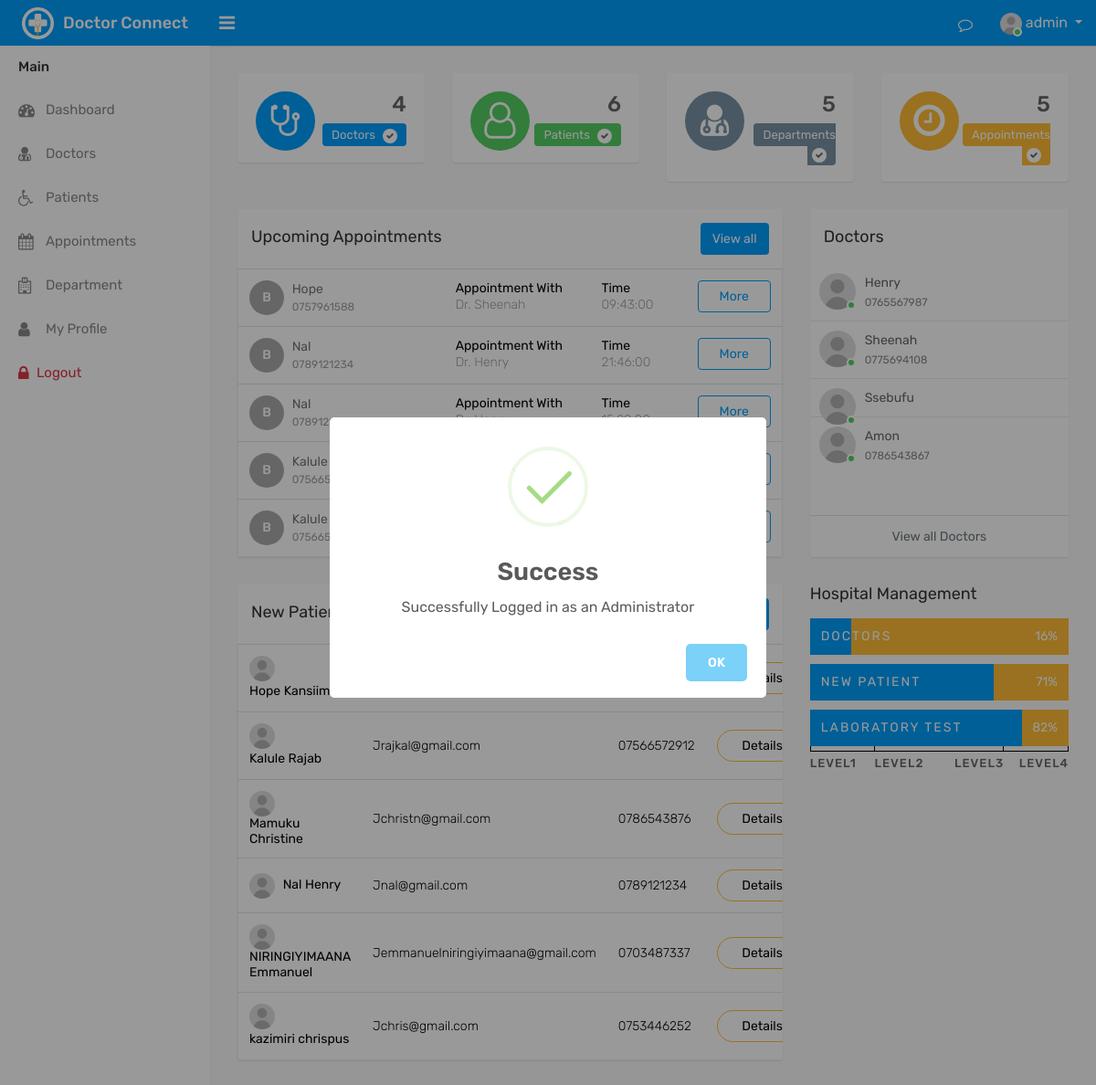
Screenshot of /?view=dashboard (signed in) with the database file from the repository.
### tables this page shows
CREATE TABLE `appointments` (
  `appointment_id` int(11) NOT NULL,
  `patient_id` int(11) NOT NULL,
  `doctor_id` int(11) NOT NULL,
  `appointment_date` date NOT NULL,
  `appointment_message` text NOT NULL,
  `appointment_status` varchar(100) NOT NULL DEFAULT 'pending',
  `appointment_time` time NOT NULL,
  `appointment_create_date` timestamp NOT NULL DEFAULT current_timestamp()
);

CREATE TABLE `patients` (
  `patient_id` int(11) NOT NULL,
  `patient_first_name` varchar(255) NOT NULL,
  `patient_last_name` varchar(255) NOT NULL,
  `patient_email` varchar(255) NOT NULL,
  `patient_contact` varchar(255) NOT NULL,
  `patient_gender` varchar(11) DEFAULT 'm',
  `patient_profile_image` varchar(255) NOT NULL DEFAULT 'user.jpg',
  `patient_password` varchar(255) NOT NULL,
  `patient_create_date` timestamp NOT NULL DEFAULT current_timestamp()
);

CREATE TABLE `doctors` (
  `doctor_id` int(11) NOT NULL,
  `doctor_first_name` varchar(255) NOT NULL,
  `doctor_email` varchar(255) NOT NULL,
  `doctor_contact` varchar(100) NOT NULL,
  `doctor_last_name` varchar(255) NOT NULL,
  `doctor_gender` varchar(100) NOT NULL DEFAULT 'm',
  `status` varchar(255) NOT NULL DEFAULT 'active',
  `doctor_biography` text NOT NULL DEFAULT '""',
  `profile_image` varchar(255) NOT NULL DEFAULT 'user.jpg',
  `department_id` int(11) NOT NULL,
  `doctor_password` varchar(255) NOT NULL,
  `doctor_create_date` timestamp NOT NULL DEFAULT current_timestamp()
);

### backend/db/db.php (called while the page is built)
<?php
class DB{
   public static   $db = null;
   public static function getConnection(){
      try{
      $host = "localhost";
      $dbname  = "hospital";
      DB::$db = new PDO("mysql:host=$host;dbname=$dbname","admin","admin");
      DB::$db->setAttribute(PDO::ATTR_ERRMODE,PDO::ERRMODE_EXCEPTION);
      }catch(Exception $e){
         print_r($e->getMessage());
      }
      return DB::$db;
   }
}

### backend/controllers/doctors_controller.php (called while the page is built, shortened)
<?php
function getDoctors(){
     return DB::getConnection()->query("SELECT doctors.*,departments.*,avg(ratings.rating_value) as rating FROM doctors
     join departments on departments.department_id=doctors.department_id
     left join ratings on ratings.doctor_id=doctors.doctor_id group by(doctors.doctor_id)
     ")->fetchAll();
}

### routes/routes.php (called while the page is built, shortened)
<?php
$view = "";
require("backend/db/db.php");
require("backend/controllers/doctors_controller.php");
require("backend/controllers/patients_controller.php");
require("backend/controllers/dept_controller.php");
require("backend/controllers/apt_controller.php");
if(isset($_GET["view"])){
  $view = $_GET["view"];
}
if($view=="dashboard"){
  $doctors = getDoctors();
  $patients = getPatients();
  $appointments = getApts($_GET);
  $depts = getDepts($_GET);
}

### backend/controllers/patients_controller.php (called while the page is built, shortened)
<?php
function getPatients(){
     return DB::getConnection()->query("SELECT * FROM patients")->fetchAll();
}

### backend/controllers/dept_controller.php (called while the page is built, shortened)
<?php
function getDepts(){
     return DB::getConnection()->query("SELECT * FROM departments")->fetchAll();
}

### backend/controllers/apt_controller.php (called while the page is built, shortened)
<?php
function getApts(array $request){
    $query_append="";
     return DB::getConnection()->query("SELECT * FROM appointments
     join doctors on doctors.doctor_id=appointments.doctor_id
     join departments on doctors.department_id=departments.department_id
     join patients on patients.patient_id=appointments.patient_id $query_append")->fetchAll();
}

### views/dashboard.php (the view, shortened to what this page needs)
    <div class="page-wrapper">
        <div class="content">
            <div class="row">
                <div class="col-md-6 col-sm-6 col-lg-6 col-xl-3">
                    <div class="dash-widget">
			<span class="dash-widget-bg1"><i class="fa fa-stethoscope" aria-hidden="true"></i></span>
			<div class="dash-widget-info text-right">
				<h3><?php echo count($doctors) ?></h3>
				<span class="widget-title1">Doctors <i class="fa fa-check" aria-hidden="true"></i></span>
			</div>
                    </div>
                </div>
                <div class="col-md-6 col-sm-6 col-lg-6 col-xl-3">
                    <div class="dash-widget">
                        <span class="dash-widget-bg2"><i class="fa fa-user-o"></i></span>
                        <div class="dash-widget-info text-right">
                        <h3><?php echo count($patients) ?></h3>
                            <span class="widget-title2">Patients <i class="fa fa-check" aria-hidden="true"></i></span>
                        </div>
                    </div>
                </div>
                <div class="col-md-6 col-sm-6 col-lg-6 col-xl-3">
                    <div class="dash-widget">
                        <span class="dash-widget-bg3"><i class="fa fa-user-md" aria-hidden="true"></i></span>
                        <div class="dash-widget-info text-right">
                            <h3><?php echo count($depts) ?></h3>
                            <span class="widget-title3">Departments <i class="fa fa-check" aria-hidden="true"></i></span>
                        </div>
                    </div>
                </div>
                <div class="col-md-6 col-sm-6 col-lg-6 col-xl-3">
                    <div class="dash-widget">
                        <span class="dash-widget-bg4"><i class="fa fa-clock-o" aria-hidden="true"></i></span>
                        <div class="dash-widget-info text-right">
                        <h3><?php echo count($appointments) ?></h3>
                            <span class="widget-title4">Appointments <i class="fa fa-check" aria-hidden="true"></i></span>
                        </div>
                    </div>
                </div>
            </div>
<div class="row">
	<div class="col-12 col-md-6 col-lg-8 col-xl-8">
		<div class="card" style="min-height:300px ;">
			<div class="card-header">
				<h4 class="card-title d-inline-block">Upcoming Appointments</h4> <a href="?view=appointments" class="btn btn-primary float-right">View all</a>
			</div>
			<div class="card-body p-0">
				<div class="table-responsive">
					<table class="table mb-0">
						<tbody>
                                    <?php foreach($appointments as $appointment):?>
							<tr>
								<td style="min-width: 200px;">
									<a class="avatar" href="profile.html">B</a>
									<h2><a href="profile.html"><?php echo $appointment["patient_first_name"] ?><span><?php echo $appointment["patient_contact"] ?></span></a></h2>
								</td>
								<td>
									<h5 class="time-title p-0">Appointment With</h5>
									<p>Dr. <?php echo $appointment["doctor_first_name"] ?></p>
								</td>
								<td>
									<h5 class="time-title p-0">Time</h5>
									<p><?php echo $appointment["appointment_time"] ?></p>
								</td>
								<td class="text-right">
									<a href="?view=appointments" class="btn btn-outline-primary take-btn">More</a>
								</td>
							</tr>
                                        <?php endforeach ?>
						</tbody>
					</table>
				</div>
			</div>
		</div>
	</div>
                <div class="col-12 col-md-6 col-lg-4 col-xl-4">
                    <div class="card member-panel">
			<div class="card-header bg-white">
				<h4 class="card-title mb-0">Doctors</h4>
			</div>
                        <div class="card-body">
                            <ul class="contact-list">
                            <?php foreach($doctors as $doctor):?>
                                <li>
                                    <div class="contact-cont">
                                        <div class="float-left user-img m-r-10">
                                            <a href="profile.html" title="John Doe"><img src="assets/img/user.jpg" alt="" class="w-40 rounded-circle"><span class="status online"></span></a>
                                        </div>
                                        <div class="contact-info">
                                            <span class="contact-name text-ellipsis"><?php echo $doctor["doctor_first_name"] ?></span>
                                            <span class="contact-date"><?php echo $doctor["doctor_contact"] ?></span>
                                        </div>
                                    </div>
                                </li>
                            <?php endforeach?>
                            </ul>
                        </div>
                        <div class="card-footer text-center bg-white">
                            <a href="?view=doctors" class="text-muted">View all Doctors</a>
                        </div>
                    </div>
                </div>
</div>
<div class="row">
	<div class="col-12 col-md-6 col-lg-8 col-xl-8" >
		<div class="card" style="min-height:300px ;">
			<div class="card-header">
				<h4 class="card-title d-inline-block">New Patients </h4> <a href="?view=patients" class="btn btn-primary float-right">View all</a>
			</div>
			<div class="card-block">
				<div class="table-responsive">
					<table class="table mb-0 new-patient-table">
						<tbody>
                                    <?php foreach($patients as $patient):?>
							<tr>
								<td>
									<img width="28" height="28" class="rounded-circle" src="assets/img/user.jpg" alt="">
									<h2><?php echo $patient["patient_first_name"] ?> <?php echo $patient["patient_last_name"] ?></h2>
								</td>
								<td>J<?php echo $patient["patient_email"] ?></td>
								<td><?php echo $patient["patient_contact"] ?></td>
								<td><a href="?view=patients"><button class="btn btn-primary btn-primary-one float-right">Details</button></a> </td>
							</tr>
                                        <?php endforeach ?>
						</tbody>
					</table>
				</div>
			</div>
		</div>
	</div>
	<div class="col-12 col-md-6 col-lg-4 col-xl-4">
		<div class="hospital-barchart">
			<h4 class="card-title d-inline-block">Hospital Management</h4>
		</div>
		<div class="bar-chart">
			<div class="legend">
				<div class="item">
					<h4>Level1</h4>
				</div>
				<div class="item">
					<h4>Level2</h4>
				</div>
				<div class="item text-right">
					<h4>Level3</h4>
				</div>
				<div class="item text-right">
					<h4>Level4</h4>
				</div>
			</div>
			<div class="chart clearfix">
				<div class="item">
					<div class="bar">
						<span class="percent">16%</span>
						<div class="item-progress" data-percent="16">
							<span class="title">Doctors</span>
						</div>
					</div>
				</div>
				<div class="item">
					<div class="bar">
						<span class="percent">71%</span>
						<div class="item-progress" data-percent="71">
							<span class="title">New Patient</span>
						</div>
					</div>
				</div>
				<div class="item">
					<div class="bar">
						<span class="percent">82%</span>
						<div class="item-progress" data-percent="82">
							<span class="title">Laboratory Test</span>
						</div>
					</div>
				</div>
			</div>
		</div>
	 </div>
</div>
        </div>
    </div>
</div>

### index.php (shortened to what this page needs)
<?php require("routes/routes.php") ?>
<!DOCTYPE html>
<html lang="en">
<?php require("partials/_head.php") ?>
<body>
    <div class="main-wrapper justify-content-center">
        <?php include_once("partials/_navbar.php") ?>
        <?php include_once("partials/_sidebar.php") ?>
        <?php include($view) ?>
</body>
</html>

### partials/_head.php (shortened to what this page needs)
<head>
    <link rel="stylesheet" type="text/css" href="assets/css/bootstrap.min.css">
    <link rel="stylesheet" type="text/css" href="assets/css/font-awesome.min.css">
    <link rel="stylesheet" type="text/css" href="assets/css/select2.min.css">
    <lin   rel="stylesheet" type="text/css" href="assets/css/bootstrap-datetimepicker.min.css">
    <link rel="stylesheet" type="text/css" href="assets/css/dataTables.bootstrap4.min.css">
    <link rel="stylesheet"  type="text/css" href="assets/plugins/sweetalert/sweetalert2.min.css">
    <link rel="stylesheet" type="text/css" href="assets/css/style.css">
</head>

### partials/_navbar.php (shortened to what this page needs)
<div class="header">
			<div class="header-left">
				<a href="#" class="logo">
					<img src="assets/img/logo.png" alt="" width="35" height="35"> <span>Doctor Connect</span>
				</a>
			</div>
			<a id="toggle_btn" href="javascript:void(0);"><i class="fa fa-bars"></i></a>
            <ul class="nav user-menu float-right">
                <li class="nav-item dropdown d-none d-sm-block">
                    <a href="javascript:void(0);" id="open_msg_box" class="hasnotifications nav-link"><i class="fa fa-comment-o"></i> <span class="badge badge-pill bg-danger float-right chat-count"></span></a>
                </li>
                <li class="nav-item dropdown has-arrow">
                    <a href="#" class="dropdown-toggle nav-link user-link" data-toggle="dropdown">
                                <?php if($_SESSION["role"]=="admin"): ?>
                                <span class="user-img"><img class="rounded-circle" src="assets/img/user.jpg" alt="Admin" width="40">
                                <?php endif ?>
							<span class="status online"></span></span>
                        <span><?php echo($_SESSION["role"]) ?></span>
                    </a>
                </li>
            </ul>
</div>

### partials/_sidebar.php (shortened to what this page needs)
<div class="sidebar" id="sidebar">
            <div class="slimScrollDiv" style="position: relative; overflow: hidden; width: 100%; height: 271px;"><div class="sidebar-inner slimscroll" style="overflow: hidden; width: 100%; height: 271px;">
                <div id="sidebar-menu" class="sidebar-menu">
                    <ul>
                        <li class="menu-title">Main</li>
                        <?php if($_SESSION["role"]!="patient"): ?>
                        <li>
                            <a href="?view=dashboard" class="nav-link"><i class="fa fa-dashboard"></i> <span>Dashboard</span></a>
                        </li>
                        <?php endif ?>
						<li >
                            <a href="?view=doctors" class="nav-link"><i class="fa fa-user-md"></i> <span>Doctors</span></a>
                        </li>
                        <?php if($_SESSION["role"]!="patient"): ?>
                        <li>
                            <a href="?view=patients" class="nav-link"><i class="fa fa-wheelchair"></i> <span>Patients</span></a>
                        </li>
                        <?php endif ?>
                        <li>
                            <a href="?view=appointments" class="nav-link"><i class="fa fa-calendar"></i> <span>Appointments</span></a>
                        </li>
                        <?php if($_SESSION["role"]=="admin"): ?>
                        <li>
                            <a href="?view=depts" class="nav-link"><i class="fa fa-hospital-o"></i> <span>Department</span></a>
                        </li>
                        <?php endif ?>
                        <li>
                            <a href="?view=profile" class="nav-link"><i class="fa fa-user"></i> <span>My Profile</span></a>
                        </li>
                        <li ><a class="text-danger" href="logout.php"><i class="fa fa-lock"></i>Logout</a></li>
                    </ul>
                </div>
            </div></div>
        </div>

### rows the page displays
appointments: patient.patient_first_name "Hope", patient.patient_contact "0757961588", doctor.doctor_first_name "Sheenah", appointment_time "09:43:00"
appointments: patient.patient_first_name "Nal", patient.patient_contact "0789121234", doctor.doctor_first_name "Henry", appointment_time "21:46:00"
appointments: patient.patient_first_name "Nal", patient.patient_contact "0789121234"
appointments: patient.patient_first_name "Kalule", patient.patient_contact "07566572912"
appointments: patient.patient_first_name "Kalule", patient.patient_contact "07566572912"
doctors: doctor_first_name "Henry", doctor_contact "0765567987"
doctors: doctor_first_name "Sheenah", doctor_contact "0775694108"
doctors: doctor_first_name "Ssebufu"
doctors: doctor_first_name "Amon", doctor_contact "0786543867"
patients: patient_first_name "Hope", patient_last_name "Kansiime"
patients: patient_first_name "Kalule", patient_last_name "Rajab", patient_email "rajkal@gmail.com", patient_contact "07566572912"
patients: patient_first_name "Mamuku", patient_last_name "Christine", patient_email "christn@gmail.com", patient_contact "0786543876"
patients: patient_first_name "Nal", patient_last_name "Henry", patient_email "nal@gmail.com", patient_contact "0789121234"
patients: patient_first_name "NIRINGIYIMAANA", patient_last_name "Emmanuel", patient_email "emmanuelniringiyimaana@gmail.com", patient_contact "0703487337"
patients: patient_first_name "kazimiri", patient_last_name "chrispus", patient_email "chris@gmail.com", patient_contact "0753446252"

### other values shown
$_SESSION["role"] "admin"
count($doctors) "4"
count($patients) "6"
count($depts) "5"
count($appointments) "5"
